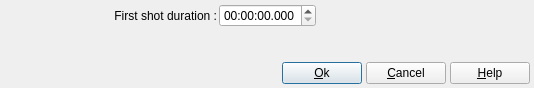
<?xml version="1.0" encoding="UTF-8"?>
<ui version="4.0">
 <class>DlgSlideDuration</class>
 <widget class="QDialog" name="DlgSlideDuration">
  <property name="geometry">
   <rect>
    <x>0</x>
    <y>0</y>
    <width>532</width>
    <height>88</height>
   </rect>
  </property>
  <property name="font">
   <font>
    <family>Tahoma</family>
    <pointsize>9</pointsize>
   </font>
  </property>
  <property name="windowTitle">
   <string>Set first shot duration for a set of slides</string>
  </property>
  <layout class="QVBoxLayout" name="verticalLayout">
   <property name="spacing">
    <number>2</number>
   </property>
   <property name="leftMargin">
    <number>4</number>
   </property>
   <property name="topMargin">
    <number>4</number>
   </property>
   <property name="rightMargin">
    <number>4</number>
   </property>
   <property name="bottomMargin">
    <number>4</number>
   </property>
   <item>
    <layout class="QHBoxLayout" name="horizontalLayout">
     <property name="topMargin">
      <number>0</number>
     </property>
     <item>
      <widget class="QLabel" name="label_15">
       <property name="sizePolicy">
        <sizepolicy hsizetype="Expanding" vsizetype="Preferred">
         <horstretch>0</horstretch>
         <verstretch>0</verstretch>
        </sizepolicy>
       </property>
       <property name="text">
        <string>First shot duration :</string>
       </property>
       <property name="alignment">
        <set>Qt::AlignRight|Qt::AlignTrailing|Qt::AlignVCenter</set>
       </property>
      </widget>
     </item>
     <item>
      <widget class="cQDateTimeEdit" name="ShotDurationED">
       <property name="font">
        <font>
         <pointsize>9</pointsize>
        </font>
       </property>
       <property name="toolTip">
        <string>Define the duration of the first shot.</string>
       </property>
       <property name="maximumDateTime">
        <datetime>
         <hour>11</hour>
         <minute>59</minute>
         <second>59</second>
         <year>2000</year>
         <month>1</month>
         <day>1</day>
        </datetime>
       </property>
       <property name="maximumTime">
        <time>
         <hour>11</hour>
         <minute>59</minute>
         <second>59</second>
        </time>
       </property>
       <property name="currentSection">
        <enum>QDateTimeEdit::SecondSection</enum>
       </property>
       <property name="displayFormat">
        <string>HH:mm:ss.zzz</string>
       </property>
      </widget>
     </item>
     <item>
      <widget class="QLabel" name="MinShotDurationLabel">
       <property name="sizePolicy">
        <sizepolicy hsizetype="Expanding" vsizetype="Preferred">
         <horstretch>0</horstretch>
         <verstretch>0</verstretch>
        </sizepolicy>
       </property>
       <property name="font">
        <font>
         <family>Tahoma</family>
         <pointsize>9</pointsize>
         <weight>50</weight>
         <italic>true</italic>
         <bold>false</bold>
        </font>
       </property>
       <property name="styleSheet">
        <string notr="true">QLabel {
    color:rgb(255, 0, 0);
	font: italic 9pt &quot;Tahoma&quot;;
}</string>
       </property>
       <property name="text">
        <string notr="true"/>
       </property>
      </widget>
     </item>
    </layout>
   </item>
   <item>
    <spacer name="verticalSpacer">
     <property name="orientation">
      <enum>Qt::Vertical</enum>
     </property>
     <property name="sizeHint" stdset="0">
      <size>
       <width>526</width>
       <height>13</height>
      </size>
     </property>
    </spacer>
   </item>
   <item>
    <layout class="QHBoxLayout" name="horizontalLayout_2">
     <property name="spacing">
      <number>4</number>
     </property>
     <item>
      <spacer name="horizontalSpacer_2">
       <property name="orientation">
        <enum>Qt::Horizontal</enum>
       </property>
       <property name="sizeHint" stdset="0">
        <size>
         <width>40</width>
         <height>20</height>
        </size>
       </property>
      </spacer>
     </item>
     <item>
      <widget class="QPushButton" name="OKBT">
       <property name="toolTip">
        <string>Accept modification and exit dialog box</string>
       </property>
       <property name="text">
        <string>&amp;Ok</string>
       </property>
       <property name="icon">
        <iconset resource="../RSCffDiaporama.qrc">
         <normaloff>:/img/action_ok.png</normaloff>:/img/action_ok.png</iconset>
       </property>
      </widget>
     </item>
     <item>
      <widget class="QPushButton" name="CancelBt">
       <property name="toolTip">
        <string>Cancel modification and exit dialog box</string>
       </property>
       <property name="text">
        <string>&amp;Cancel</string>
       </property>
       <property name="icon">
        <iconset resource="../RSCffDiaporama.qrc">
         <normaloff>:/img/action_cancel.png</normaloff>:/img/action_cancel.png</iconset>
       </property>
      </widget>
     </item>
     <item>
      <widget class="QPushButton" name="HelpBt">
       <property name="toolTip">
        <string>Show help about this dialogue box</string>
       </property>
       <property name="text">
        <string>&amp;Help</string>
       </property>
       <property name="icon">
        <iconset resource="../RSCffDiaporama.qrc">
         <normaloff>:/img/help.png</normaloff>:/img/help.png</iconset>
       </property>
      </widget>
     </item>
    </layout>
   </item>
  </layout>
 </widget>
 <customwidgets>
  <customwidget>
   <class>cQDateTimeEdit</class>
   <extends>QDateTimeEdit</extends>
   <header>CustomCtrl/cQDateTimeEdit.h</header>
  </customwidget>
 </customwidgets>
 <resources>
  <include location="../RSCffDiaporama.qrc"/>
 </resources>
 <connections/>
</ui>
